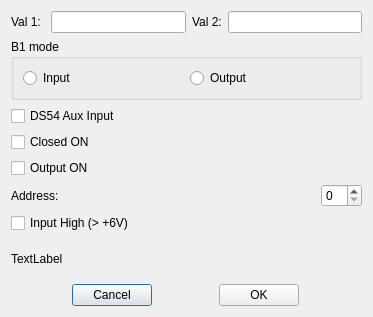
<?xml version="1.0" encoding="UTF-8"?>
<ui version="4.0">
 <class>TurnoutDlg</class>
 <widget class="QDialog" name="TurnoutDlg">
  <property name="geometry">
   <rect>
    <x>0</x>
    <y>0</y>
    <width>373</width>
    <height>317</height>
   </rect>
  </property>
  <property name="sizePolicy">
   <sizepolicy hsizetype="MinimumExpanding" vsizetype="MinimumExpanding">
    <horstretch>0</horstretch>
    <verstretch>0</verstretch>
   </sizepolicy>
  </property>
  <property name="windowTitle">
   <string>Dialog</string>
  </property>
  <layout class="QVBoxLayout" name="verticalLayout">
   <item>
    <layout class="QHBoxLayout" name="horizontalLayout">
     <item>
      <widget class="QLabel" name="label">
       <property name="text">
        <string>Val 1: </string>
       </property>
      </widget>
     </item>
     <item>
      <widget class="QLineEdit" name="edV1">
       <property name="readOnly">
        <bool>true</bool>
       </property>
      </widget>
     </item>
     <item>
      <widget class="QLabel" name="label_2">
       <property name="text">
        <string>Val 2:</string>
       </property>
      </widget>
     </item>
     <item>
      <widget class="QLineEdit" name="edV2">
       <property name="readOnly">
        <bool>true</bool>
       </property>
      </widget>
     </item>
    </layout>
   </item>
   <item>
    <widget class="QGroupBox" name="gbB1Mode">
     <property name="title">
      <string>B1 mode</string>
     </property>
     <layout class="QHBoxLayout" name="horizontalLayout_4">
      <item>
       <widget class="QRadioButton" name="rbB1Input">
        <property name="text">
         <string>Input</string>
        </property>
       </widget>
      </item>
      <item>
       <widget class="QRadioButton" name="rbB1Output">
        <property name="text">
         <string>Output</string>
        </property>
       </widget>
      </item>
     </layout>
    </widget>
   </item>
   <item>
    <widget class="QCheckBox" name="chkDS54Aux">
     <property name="text">
      <string>DS54 Aux Input</string>
     </property>
    </widget>
   </item>
   <item>
    <widget class="QCheckBox" name="chkClosedOn">
     <property name="text">
      <string>Closed ON</string>
     </property>
    </widget>
   </item>
   <item>
    <widget class="QCheckBox" name="chkOutputOn">
     <property name="text">
      <string>Output ON</string>
     </property>
    </widget>
   </item>
   <item>
    <layout class="QHBoxLayout" name="horizontalLayout_2">
     <item>
      <widget class="QLabel" name="lblAddr">
       <property name="sizePolicy">
        <sizepolicy hsizetype="MinimumExpanding" vsizetype="Preferred">
         <horstretch>0</horstretch>
         <verstretch>0</verstretch>
        </sizepolicy>
       </property>
       <property name="text">
        <string>Address:</string>
       </property>
      </widget>
     </item>
     <item>
      <widget class="QSpinBox" name="sbAddr"/>
     </item>
    </layout>
   </item>
   <item>
    <widget class="QCheckBox" name="chkInputHigh">
     <property name="text">
      <string>Input High (&gt; +6V)</string>
     </property>
    </widget>
   </item>
   <item>
    <widget class="QLabel" name="lblHelp">
     <property name="text">
      <string>TextLabel</string>
     </property>
    </widget>
   </item>
   <item>
    <layout class="QHBoxLayout" name="horizontalLayout_3">
     <item>
      <widget class="QPushButton" name="btnCancel">
       <property name="sizePolicy">
        <sizepolicy hsizetype="Fixed" vsizetype="Fixed">
         <horstretch>0</horstretch>
         <verstretch>0</verstretch>
        </sizepolicy>
       </property>
       <property name="text">
        <string>Cancel</string>
       </property>
      </widget>
     </item>
     <item>
      <widget class="QPushButton" name="btnOK">
       <property name="sizePolicy">
        <sizepolicy hsizetype="Fixed" vsizetype="Fixed">
         <horstretch>0</horstretch>
         <verstretch>0</verstretch>
        </sizepolicy>
       </property>
       <property name="text">
        <string>OK</string>
       </property>
      </widget>
     </item>
    </layout>
   </item>
  </layout>
 </widget>
 <resources/>
 <connections/>
</ui>
